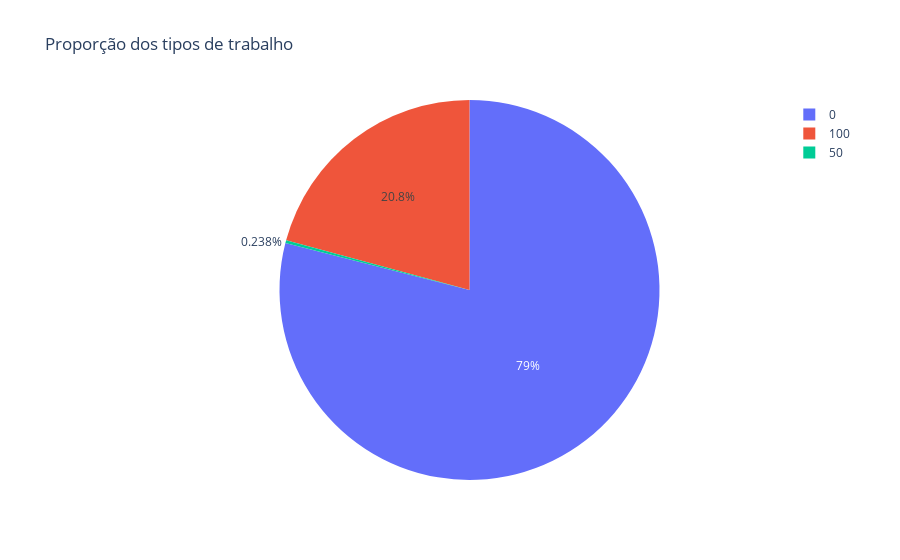

The cell this chart's notebook holds for it:
### Code cell
remoto_contagem = df_limpo['remote_ratio'].value_counts().reset_index()
remoto_contagem.columns = ['tipo_trabalho', 'quantidade']

fig = px.pie(remoto_contagem,
             names='tipo_trabalho',
             values='quantidade',
             title='Proporção dos tipos de trabalho'

          )

fig.show()

# Sigla 	Significado
# 0 	Presencial
# 100 	Remoto
# 50 	Híbrido

### Figure 1 — Plotly figure (JSON) as saved in the notebook; plotly's stock layout.template omitted (floating-point values rounded to 4 significant figures)
{"data": [{"domain": {"x": [0, 1], "y": [0, 1]}, "hovertemplate": "tipo_trabalho=%{label}<br>quantidade=%{value}<extra></extra>", "labels": [0, 100, 50], "legendgroup": "", "name": "", "showlegend": true, "type": "pie", "values": [105305, 27716, 318]}], "layout": {"legend": {"tracegroupgap": 0}, "title": {"text": "Proporção dos tipos de trabalho"}}}
